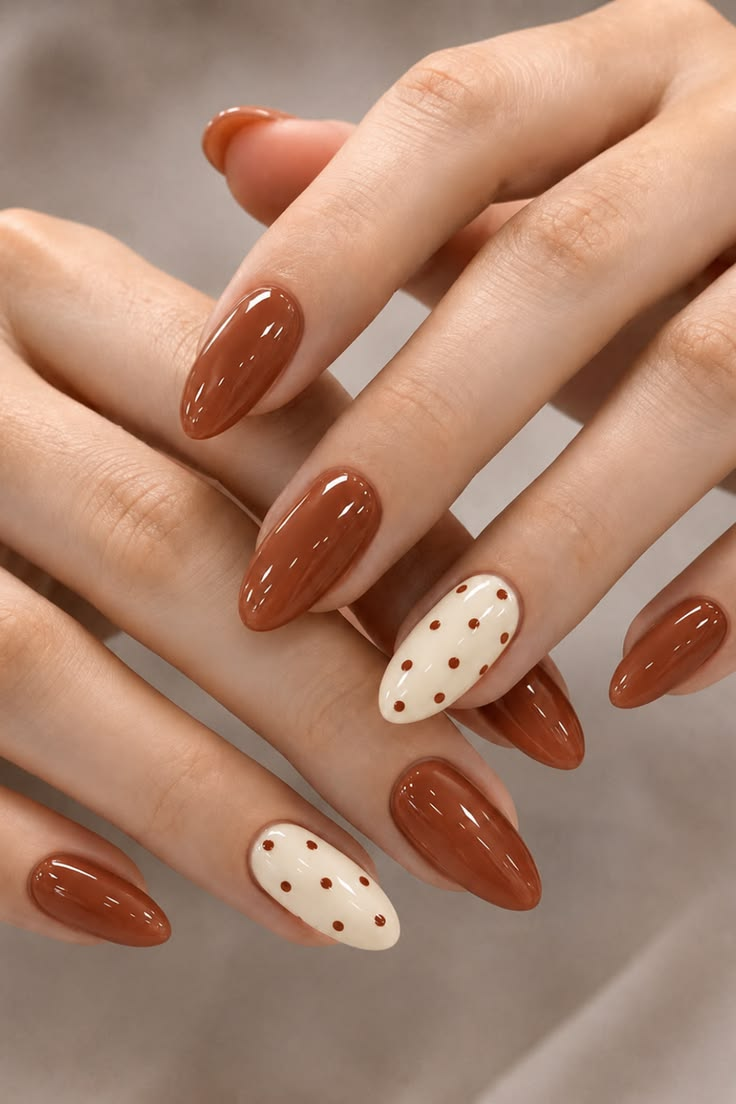
#> input picture content/imges/01476e17bd95dd3d1e0b6285731af640.jpg, 736 x 1104 px
$ python -i Blogimages.py   (imports and definitions only)
#> lines starting #> are read from the running program, lines starting #| are printed output that depends on the picture
#> in convert_to_webp, img is the input picture: PIL image 736x1104 RGB; mean R, G, B 169.7, 130.4, 109.4
"""
Blog Images — Extract & Organize
----------------------------------
Two modes:
  1. Extract  — scan .md/.mdx files → output merged JSON
               Sub-modes: Topic folder (scan all) | Individual files (pick paths)
  2. Organize — load merged JSON, drop images one by one → convert & save
               Sub-modes: All images (hero + body) | Single file

JSON structure:
  {
    "topic": {
      "slug": {
        "hero_image"  : "filename-no-ext",
        "imageAlt"    : "...",
        "imageWidth"  : 800,
        "imageHeight" : 800,
        "ratio"       : "1:1",
        "url"         : "/images/blog/topic/slug/filename.webp",
        "body_images" : [
          {
            "filename"   : "body-image-name",
            "imageAlt"   : "...",
            "imageWidth" : 800,
            "imageHeight": 800,
            "ratio"      : "1:1",
            "url"        : "/images/blog/topic/slug/body-image-name.webp"
          }
        ]
      }
    }
  }

Output path: OUTPUT_BASE / topic / slug / filename.webp

Requirements:
    pip install Pillow

Usage:
    python blog_images.py
"""

import json
import re
import time
import threading
from math import gcd
from pathlib import Path
from PIL import Image


# ── CONFIG ────────────────────────────────────────────────────────────────────
WATCH_FOLDER  = Path(r"C:\Users\gaurav verma\Downloads\drop here")
OUTPUT_BASE   = Path(r"C:\Users\gaurav verma\mirelle baby\mirelle-site\public\images\blog")
JSON_DIR      = Path(r"C:\Users\gaurav verma\Downloads\images json")
POLL_INTERVAL = 1
MAX_KB        = 100
TARGET_SIZE   = (800, 800)
# ─────────────────────────────────────────────────────────────────────────────

IMAGE_EXTENSIONS = {".jpg", ".jpeg", ".png", ".webp", ".gif", ".bmp", ".tiff"}

# FIX 3: lock for thread-safe printing
print_lock = threading.Lock()

def safe_print(*args, **kwargs):
    with print_lock:
        print(*args, **kwargs)


# ══════════════════════════════════════════════════════════════════════════════
#  SHARED UTILITIES
# ══════════════════════════════════════════════════════════════════════════════

def load_json(path: Path) -> dict:
    with open(path, "r", encoding="utf-8") as f:
        return json.load(f)


# [330 lines left out: functions get_ratio, pick_main_mode, parse_frontmatter, extract_body_images, prompt_topic_folder, prompt_topic_folders and 5 more, not called in this run]


def center_crop_and_resize(img: Image.Image, size=(800, 800)) -> Image.Image:
#> called with size = (800, 800)
    w, h    = img.size
#> w = 736; h = 1104
    min_dim = min(w, h)
#> min_dim = 736
    left    = (w - min_dim) // 2
#> left = 0
    top     = (h - min_dim) // 2
#> top = 184
    right   = left + min_dim
#> right = 736
    bottom  = top  + min_dim
#> bottom = 920
    img = img.crop((left, top, right, bottom))
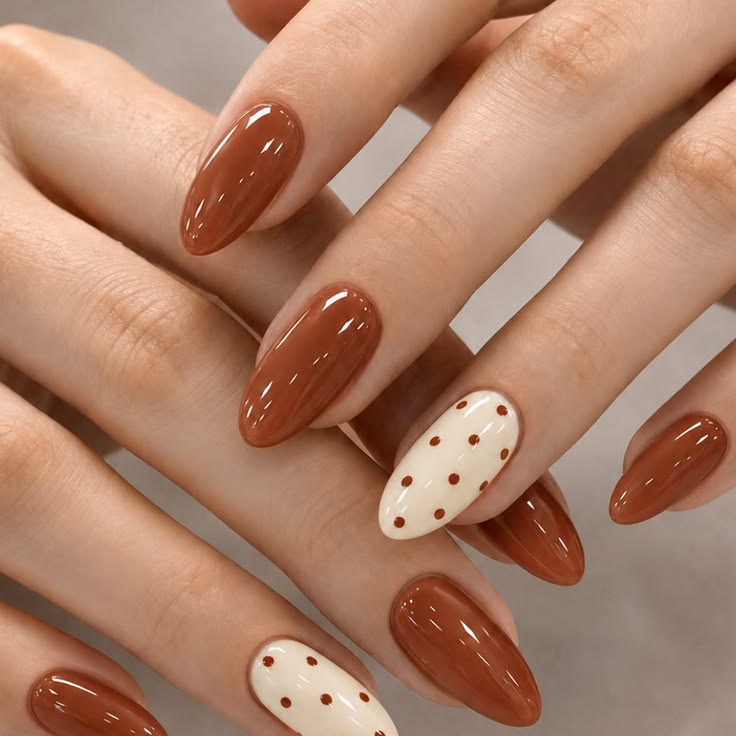
#> img: PIL image 736x736 RGB; mean R, G, B 171.9, 127.3, 104.1
    img = img.resize(size, Image.LANCZOS)
#> img: PIL image 800x800 RGB
    return img


def convert_to_webp(src: Path, dest: Path, max_kb: int = 100, crop: bool = True, compress_only: bool = False) -> bool:
    max_bytes = max_kb * 1024
    try:
        img = Image.open(src).convert("RGB")
        if compress_only:
            pass  # keep original dimensions
        elif crop:
            img = center_crop_and_resize(img, TARGET_SIZE)

        for quality in range(85, 9, -5):
            img.save(dest, "WEBP", quality=quality, method=6)
            if dest.stat().st_size <= max_bytes:
                safe_print(f"    🔄 WebP @ quality={quality} → {dest.stat().st_size // 1024}KB")
                return True

        scale = 0.9
        while scale > 0.2:
            w, h    = img.size
            resized = img.resize((int(w * scale), int(h * scale)), Image.LANCZOS)
            resized.save(dest, "WEBP", quality=10, method=6)
            if dest.stat().st_size <= max_bytes:
                safe_print(f"    🔄 WebP @ scale={scale:.1f} → {dest.stat().st_size // 1024}KB")
                return True
            scale -= 0.1

        safe_print(f"    ⚠️  Best effort, could not reach under {max_kb}KB")
        return True
    except Exception as e:
        safe_print(f"    ❌ Conversion error: {e}")
        return False


# [366 lines left out: functions process_image, wait_for_image, pick_organize_submode, pick_json_path, ask_topic_mode, pick_topic and 7 more, not called in this run]


# [2 lines not run here, left out]

>>> result = convert_to_webp('../content/imges/01476e17bd95dd3d1e0b6285731af640.jpg', 'out.png')

$ run again, on content/imges/3fe0a053-879a-4a16-9615-b7b3edd8b956.jpg
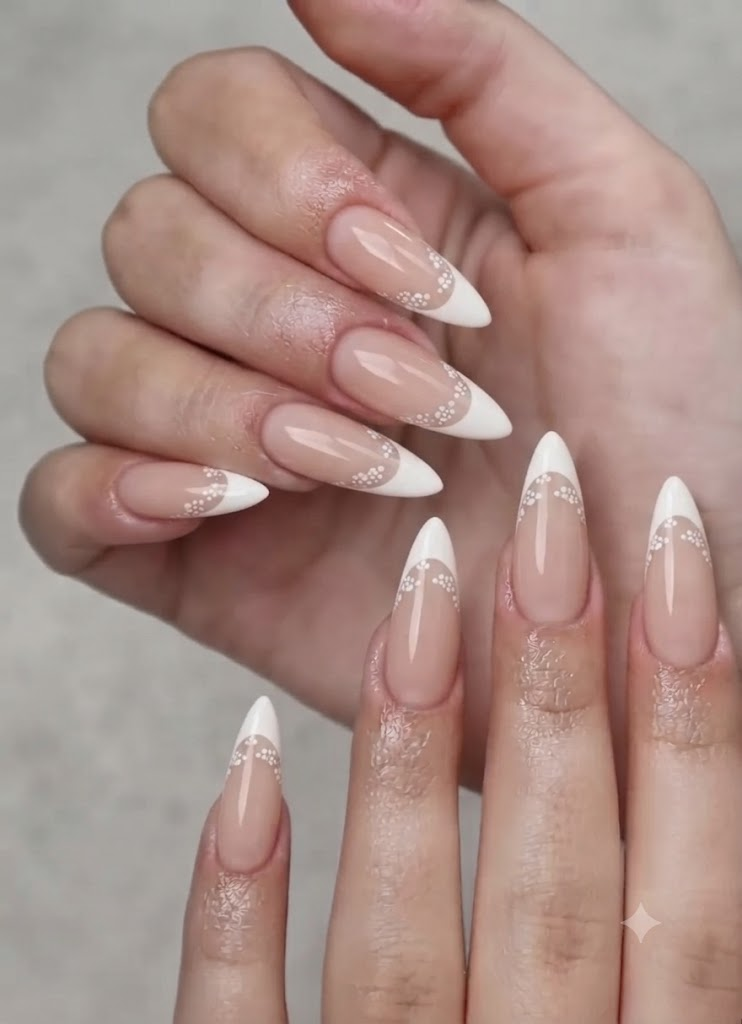
#> input picture content/imges/3fe0a053-879a-4a16-9615-b7b3edd8b956.jpg, 742 x 1024 px
#> in convert_to_webp, img is the input picture: PIL image 742x1024 RGB; mean R, G, B 168.3, 140.3, 132.5
#> in center_crop_and_resize, `img = img.crop((left, top, right, bottom))`:
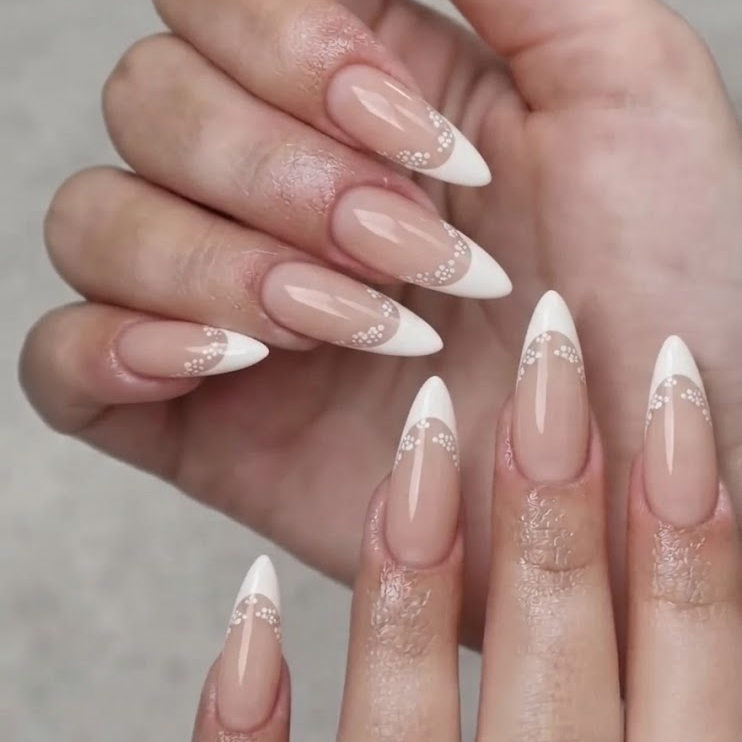
#> img: PIL image 742x742 RGB; mean R, G, B 167.8, 137.8, 130.4

$ run again, on content/imges/51584d1d25528308c474d18738357c4c.jpg
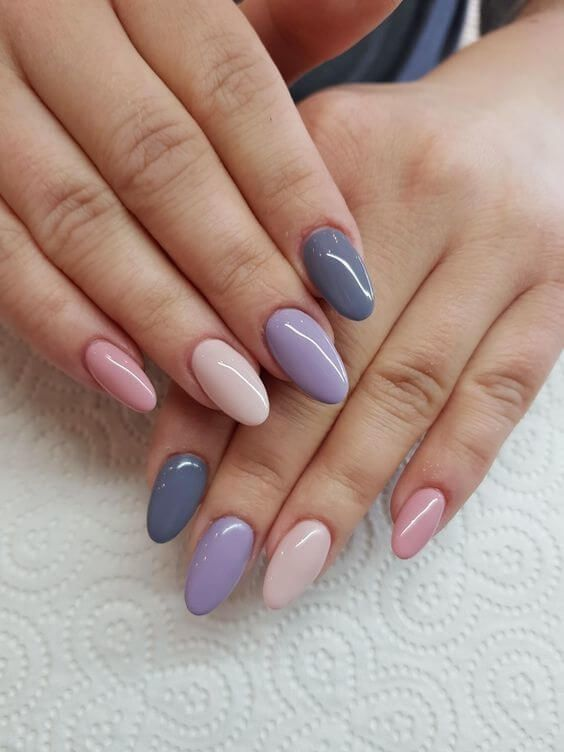
#> input picture content/imges/51584d1d25528308c474d18738357c4c.jpg, 564 x 752 px
#> in convert_to_webp, img is the input picture: PIL image 564x752 RGB; mean R, G, B 171.6, 148.4, 139.1
#> in center_crop_and_resize, `img = img.crop((left, top, right, bottom))`:
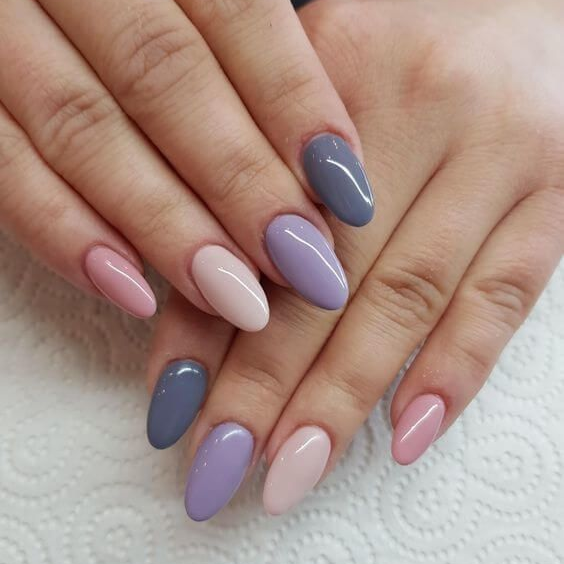
#> img: PIL image 564x564 RGB; mean R, G, B 170.9, 144.4, 134.2

$ run again, on content/imges/535afb6b-61b0-4a4a-a59c-7369fae8b203.jpg
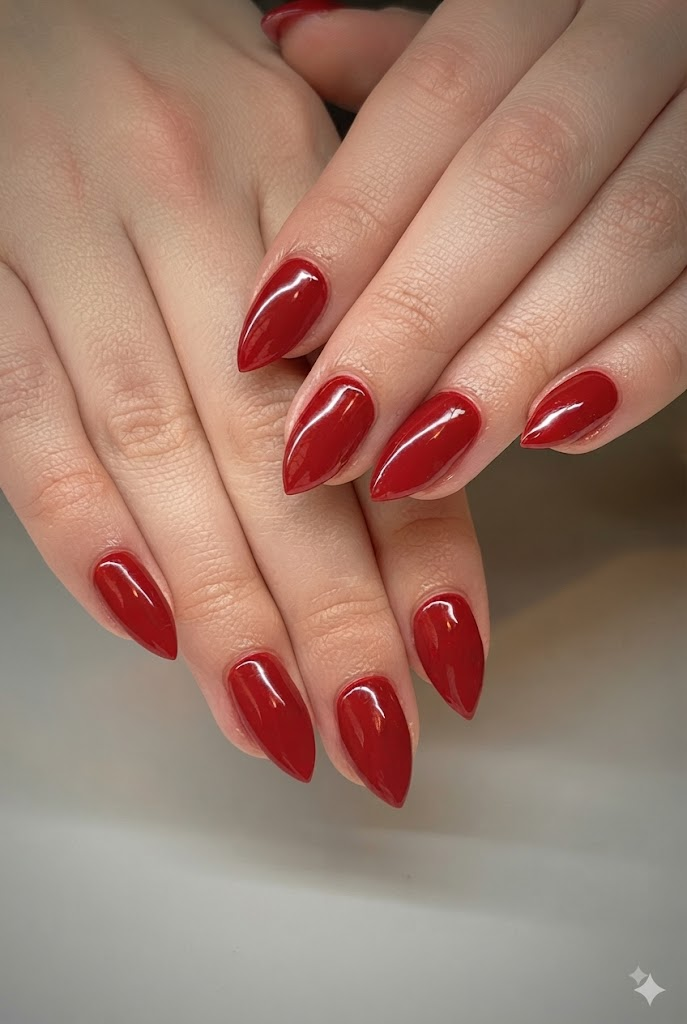
#> input picture content/imges/535afb6b-61b0-4a4a-a59c-7369fae8b203.jpg, 687 x 1024 px
#> in convert_to_webp, img is the input picture: PIL image 687x1024 RGB; mean R, G, B 159.6, 125.6, 110.7
#> in center_crop_and_resize, `img = img.crop((left, top, right, bottom))`:
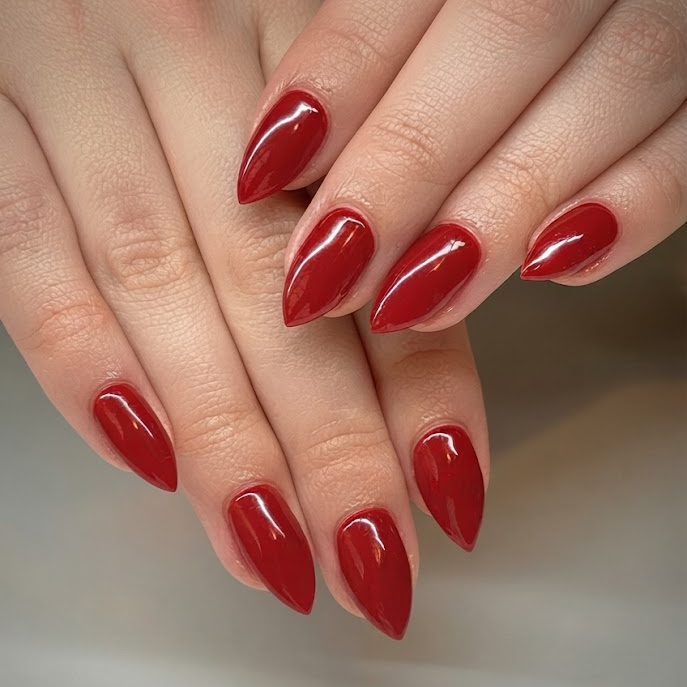
#> img: PIL image 687x687 RGB; mean R, G, B 161.9, 120, 103.9
